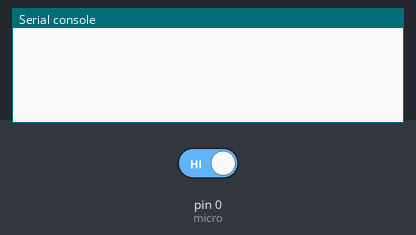
Simulated run of this program. Board: MicroPython board. Shown: the last lines printed to the serial console. The test bench sets the inputs (shaded band); at power-on: pin 0 (micro) HIGH. At 9.3 s the program stops and its outputs stay as they are.

Above: at 1.2 s.
1.3 s: pin 0 (micro) driven LOW
At 1.7 s:
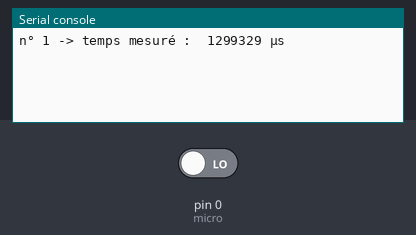
At 10.4 s:
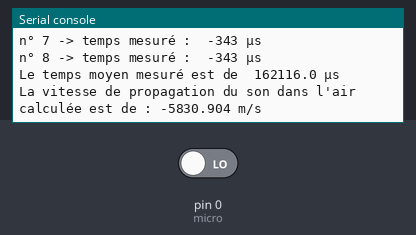
Timing chart, 0 to 10.8 s (numbered marks = the images above; inputs shaded):
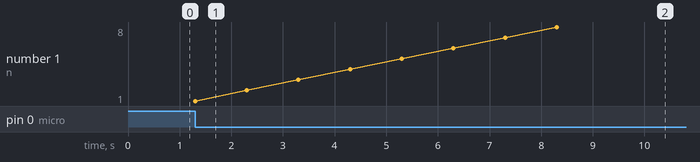

The program:

2nde-SON-TP1-_2-calcul_vitesse.py
```python
from machine import Pin
from time import ticks_us, sleep

buz = Pin(4, Pin.OUT)
micro = Pin(0, Pin.IN)

somme = 0
for n in range(1,9): # faire 8 essais n = 1, 2, 3, ... jusqu'à 9 exclu
    buz.on()
    t0 = ticks_us()
    while micro.value()==1 :
        pass
    t1 = ticks_us()

    buz.off()

    delta_t = (t1 - t0) - 352 # remplacer 352 par votre temps de réaction mesuré

    print("n°",n,"-> temps mesuré : ",delta_t,"µs")

    somme = somme + delta_t # cumulés les delta_t pour calculer la moyenne
    sleep(1) # attendre 1 seconde entre deux essais
moyenne = somme / 8
print("Le temps moyen mesuré est de ",moyenne,"µs")

# Si on connait delta_t on peut calculer la vitesse de propagation du son dans l'air
distance = 2 # la longeur du tuyau en m
vitesse = distance / (delta_t*1e-6) # 1e-6 parce que ce sont des micro secondes
print ("La vitesse de propagation du son dans l'air calculée est de :",vitesse,"m/s")

    
```

Measured:
- after the input at 1.3 s, the serial console: prints a new line at once (image 1)
